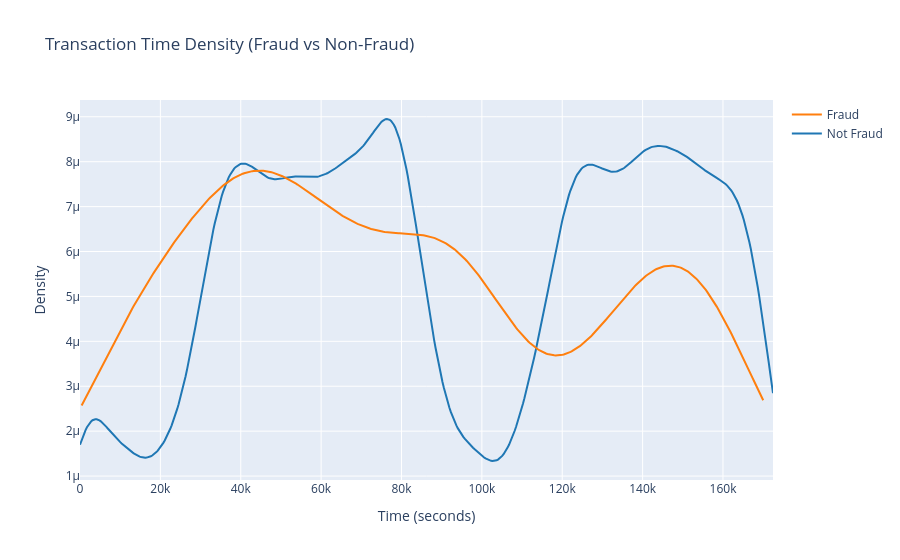

This figure's notebook cell:
### Code cell
# =========================
# Time Distribution by Class
# =========================

time_not_fraud = data_df[data_df["Class"] == 0]["Time"]
time_fraud = data_df[data_df["Class"] == 1]["Time"]

hist_data = [time_not_fraud, time_fraud]
group_labels = ["Not Fraud", "Fraud"]

fig = ff.create_distplot(
    hist_data,
    group_labels,
    show_hist=False,
    show_rug=False
)

fig.update_layout(
    title="Transaction Time Density (Fraud vs Non-Fraud)",
    xaxis_title="Time (seconds)",
    yaxis_title="Density"
)

iplot(fig)

### Figure 1 — Plotly figure (JSON) as saved in the notebook; plotly's stock layout.template omitted (floating-point values rounded to 4 significant figures; data arrays with more than 128 entries replaced by an {"elided": "..."} marker saying what was removed)
{"data": [{"legendgroup": "Not Fraud", "marker": {"color": "rgb(31, 119, 180)"}, "mode": "lines", "name": "Not Fraud", "showlegend": true, "type": "scatter", "x": {"elided": "500 float values"}, "xaxis": "x", "y": {"elided": "500 float values"}, "yaxis": "y"}, {"legendgroup": "Fraud", "marker": {"color": "rgb(255, 127, 14)"}, "mode": "lines", "name": "Fraud", "showlegend": true, "type": "scatter", "x": {"elided": "500 float values"}, "xaxis": "x", "y": {"elided": "500 float values"}, "yaxis": "y"}], "layout": {"barmode": "overlay", "hovermode": "closest", "legend": {"traceorder": "reversed"}, "title": {"text": "Transaction Time Density (Fraud vs Non-Fraud)"}, "xaxis": {"anchor": "y2", "domain": [0, 1], "title": {"text": "Time (seconds)"}, "zeroline": false}, "yaxis": {"anchor": "free", "domain": [0, 1], "position": 0, "title": {"text": "Density"}}}}
